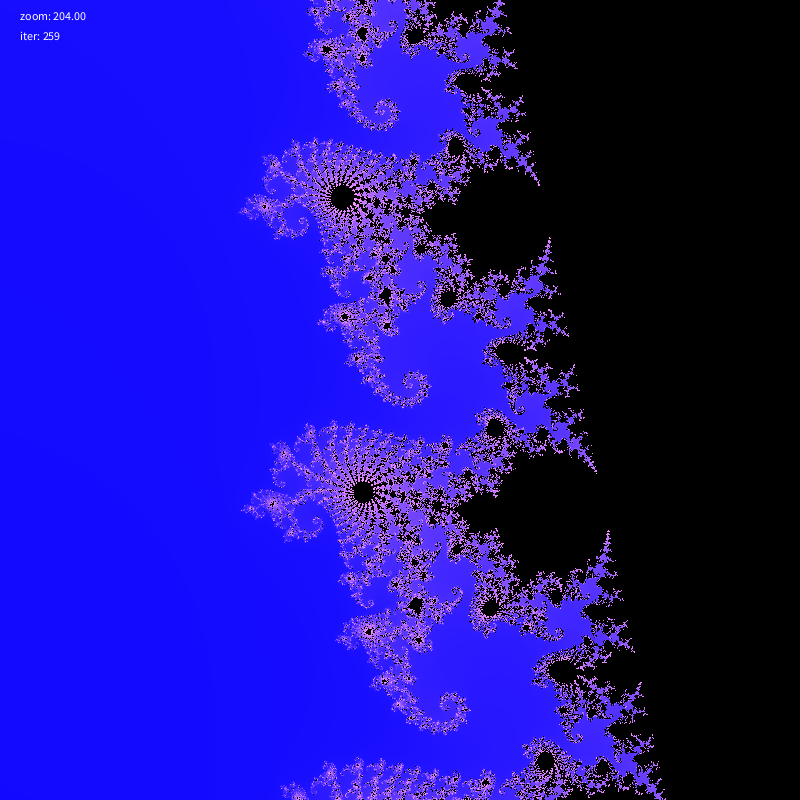
Frame 1 (no input)
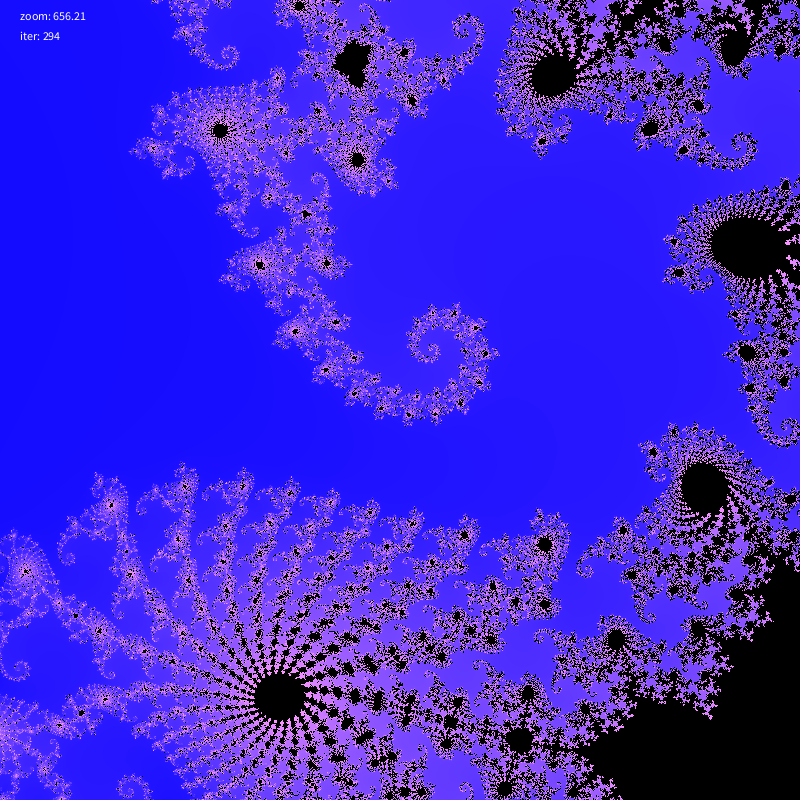
Frame 60 (the mouse pressed at the canvas centre just before this capture)
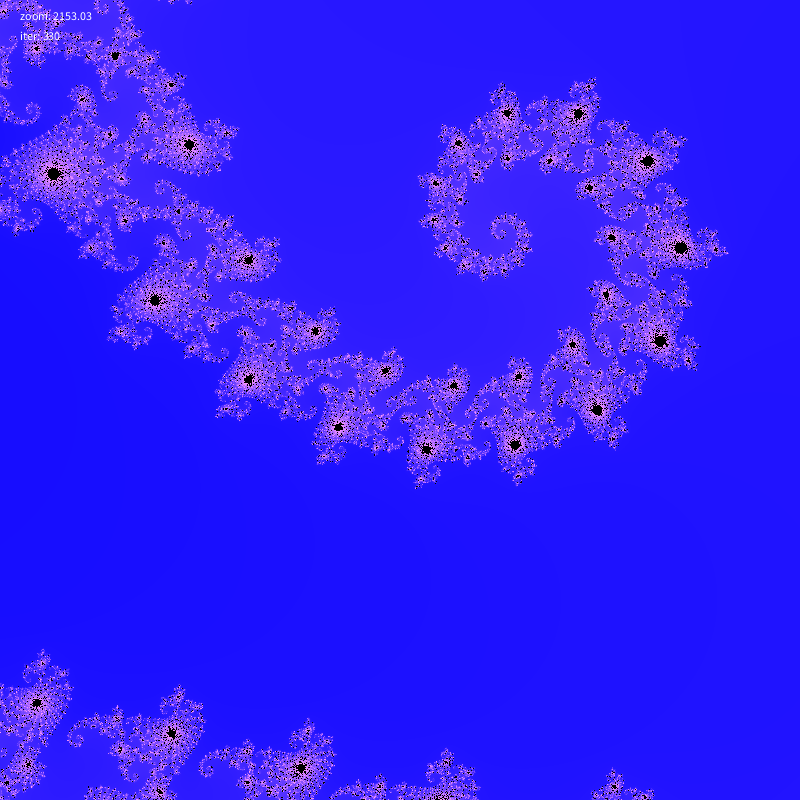
Frame 120 (the mouse held since frame 60 and released just before this capture)

The Processing sketch that drew these frames (run headless with seeded random() and noise(); from frame 60 on, the mouse is pressed at the canvas centre):

// Processing sketch: mandelbrot2
// ── mandelbrot2.pde
float centerX = -0.743643887037151; // interessanter Bereich
float centerY =  0.131825904205330;

float zoom = 200;
float zoomSpeed = 1.02;

int baseIter = 100;

void setup() {
  size(800, 800);
  pixelDensity(1);
}

void draw() {
  loadPixels();

  // Zoom wächst kontinuierlich
  zoom *= zoomSpeed;

  // sichtbarer Bereich wird kleiner
  float scale = 3.0 / zoom;

  // Iterationen steigen mit Zoom → mehr Detail
  int maxIter = int(baseIter + log(zoom) * 30);

  for (int x = 0; x < width; x++) {
    for (int y = 0; y < height; y++) {

      float a = map(x, 0, width, centerX - scale, centerX + scale);
      float b = map(y, 0, height, centerY - scale, centerY + scale);

      float ca = a;
      float cb = b;

      int n = 0;

      while (n < maxIter) {
        float aa = a * a - b * b;
        float bb = 2 * a * b;

        a = aa + ca;
        b = bb + cb;

        if (a * a + b * b > 4) break;

        n++;
      }

      // weicher Farbverlauf
      float bright = map(n, 0, maxIter, 0, 255);

      if (n == maxIter) {
        pixels[x + y * width] = color(0);
      } else {
        pixels[x + y * width] = color(bright, bright * 0.6, 255);
      }
    }
  }

  updatePixels();

  // Debug Overlay
  fill(255);
  text("zoom: " + nf(zoom, 1, 2), 20, 20);
  text("iter: " + maxIter, 20, 40);
}
